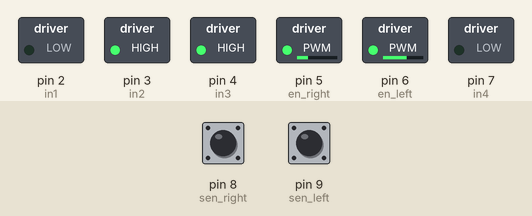
The sketch below on a simulated Arduino Uno, built with avr-gcc and run on an emulated ATmega328P. Parts: switched loads named in the sketch (green lamp = pin HIGH). The test bench sets the inputs (shaded band); at power-on: pin 8 (sen_right) HIGH, pin 9 (sen_left) HIGH.

Above: at 1.2 s.
1.3 s: pin 8 (sen_right) pulled LOW for 0.15 s
At 1.37 s:
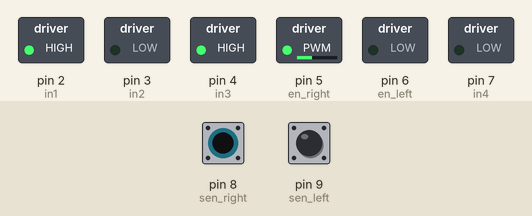
2.9 s: pin 9 (sen_left) pulled LOW for 0.15 s
At 2.97 s:
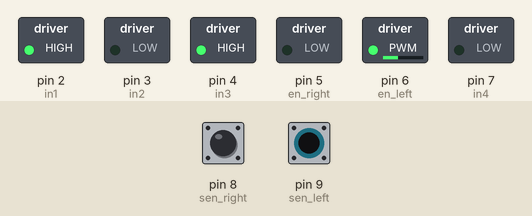
4.5 s: pin 9 (sen_left) pulled LOW for 3.2 s
At 8.7 s:
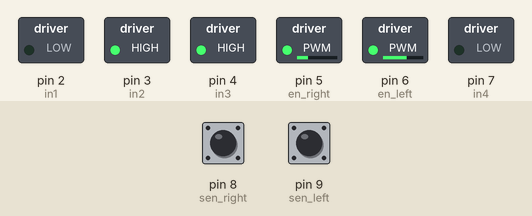
9.2 s: pin 8 (sen_right) pulled LOW for 3.2 s
At 9.8 s:
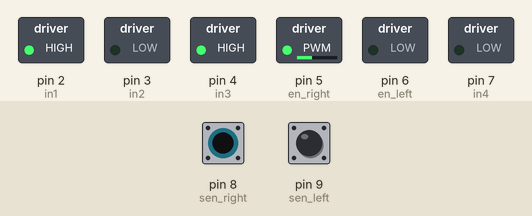
13.9 s: pin 8 (sen_right) driven LOW and pin 9 (sen_left) driven LOW
At 14.6 s:
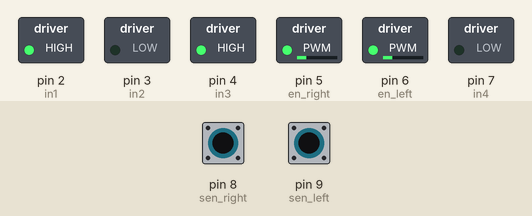
Timing chart, 0 to 16.4 s (numbered marks = the images above; inputs shaded):
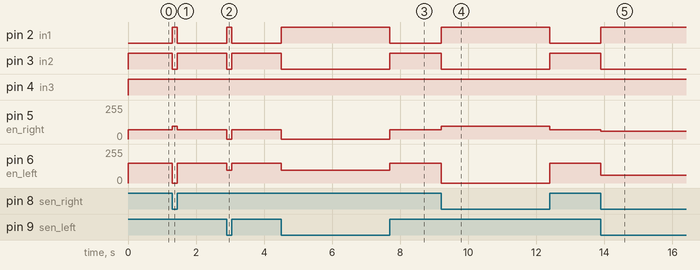

The sketch:

Working_2.ino
```cpp
 #define in1 2              // input 1  pin
#define in2 3              // input 2  pin
#define en_right 5         // right motor speed controller pin
#define en_left 6          // left motor speed controller  pin
#define in3 4               // input 3  pin
#define in4 7               // input 4  pin
#define sen_right 8         // right sensor input pin
#define sen_left 9          // left sensor input pin
#define high_speed 58      // speed of the motor in the OUTSIDE of the turn
#define turn_speed 95
#define low_speed  0      // speed of the motor in the INSIDE of the turn

int right_sensor_state;     // stores right sensor data
int left_sensor_state;      // stores left sensor data

void setup() {
  pinMode(in1, OUTPUT);
  pinMode(in2, OUTPUT);
  pinMode(en_right, OUTPUT);
  pinMode(en_left, OUTPUT);
  pinMode(in3, OUTPUT);
  pinMode(in4, OUTPUT);
  pinMode(sen_right, INPUT);
  pinMode(sen_left, INPUT);

}

void loop() {
  right_sensor_state = digitalRead(sen_right);                // reads right sensor data
  left_sensor_state = digitalRead(sen_left);                  // reads left sensor data

  if (right_sensor_state == 0 && left_sensor_state == 0){       //Forward
    digitalWrite(in1,HIGH);
    digitalWrite(in2,LOW);
    digitalWrite(in3,HIGH);
    digitalWrite(in4,LOW);
    analogWrite(en_right, high_speed);
    analogWrite(en_left, high_speed);
  }
  if (right_sensor_state == 1 && left_sensor_state == 0){       //Steer Right
    digitalWrite(in1,HIGH);
    digitalWrite(in2,LOW);
    digitalWrite(in3,HIGH);
    digitalWrite(in4,LOW);
    analogWrite(en_right, low_speed);
    analogWrite(en_left, turn_speed);
  }
  if (right_sensor_state == 0 && left_sensor_state == 1){       //Steer Left
    digitalWrite(in1,HIGH);
    digitalWrite(in2,LOW);
    digitalWrite(in3,HIGH);
    digitalWrite(in4,LOW);
    analogWrite(en_right, turn_speed);
    analogWrite(en_left, low_speed);
  }
  if (right_sensor_state == 1 && left_sensor_state == 1){       // Bonus Round - Steer Right
    digitalWrite(in1,LOW);
    digitalWrite(in2,HIGH);
    digitalWrite(in3,HIGH);
    digitalWrite(in4,LOW);
    analogWrite(en_right, 70);
    analogWrite(en_left, 150);                                         // Time to be waited after entering bonus line
  }
}
```

Measured:
- after the input at 1.3 s, pin 2 (in1): LOW → HIGH at once, → LOW 0.15 s later; pin 3 (in2): HIGH → LOW at once, → HIGH 0.15 s later; pin 5 (en_right): 70/255 → 95/255 at once, → 70/255 0.15 s later; pin 6 (en_left): 150/255 → 0/255 at once, → 150/255 0.15 s later
- after the input at 2.9 s, pin 2 (in1): LOW → HIGH at once, → LOW 0.15 s later; pin 3 (in2): HIGH → LOW at once, → HIGH 0.15 s later; pin 5 (en_right): 70/255 → 0/255 at once, → 70/255 0.15 s later; pin 6 (en_left): 150/255 → 95/255 at once, → 150/255 0.15 s later
- after the input at 4.5 s, pin 2 (in1): LOW → HIGH at once, → LOW 3.2 s later; pin 3 (in2): HIGH → LOW at once, → HIGH 3.2 s later; pin 5 (en_right): 70/255 → 0/255 at once, → 70/255 3.2 s later; pin 6 (en_left): 150/255 → 95/255 at once, → 150/255 3.2 s later
- after the input at 9.2 s, pin 2 (in1): LOW → HIGH at once, → LOW 3.2 s later; pin 3 (in2): HIGH → LOW at once, → HIGH 3.2 s later; pin 5 (en_right): 70/255 → 95/255 at once, → 70/255 3.2 s later; pin 6 (en_left): 150/255 → 0/255 at once, → 150/255 3.2 s later
- after the input at 13.9 s, pin 2 (in1): LOW → HIGH at once; pin 3 (in2): HIGH → LOW at once; pin 5 (en_right): 70/255 → 58/255 at once; pin 6 (en_left): 150/255 → 58/255 at once
